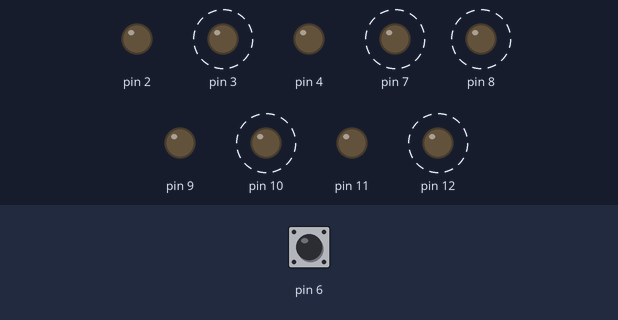
Recording of a sketch running on a simulated Arduino Uno, built with avr-gcc and run on an emulated ATmega328P. Shown: output pins drawn as LEDs (lit = HIGH). Dashed ring = blinking. The inputs (shaded band) are chosen by the test bench; at power-on: pin 6 HIGH. What the sketch prints to the serial monitor is not drawn.

Above: at 1.6 s.
1.7 s: pin 6 pulled LOW for 3.2 s
Timing chart, 0 to 13.9 s (numbered marks = the images above; inputs shaded):
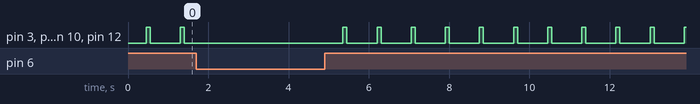

The sketch:

ArduinoUNOandLaserControl.ino
```cpp
// ***********************************************************
// Template to control the robot using a laser pointer
// by Tecnoprofesor
// ***********************************************************
int movement = 0;
boolean stop_right = false;
const int timestop = 200;
char reply[100];

void setup() {
  Serial.begin(115200);

  // Laser receptor
  pinMode(6, INPUT_PULLUP);

  // Leds
  pinMode(2,OUTPUT);
  pinMode(3,OUTPUT);
  pinMode(4,OUTPUT);
  // L293D
  pinMode(7,OUTPUT);
  pinMode(8,OUTPUT);
  pinMode(9,OUTPUT);
  pinMode(10,OUTPUT);
  pinMode(11,OUTPUT);
  pinMode(12,OUTPUT);

  digitalWrite(2,LOW);
  digitalWrite(3,LOW);
  digitalWrite(4,LOW);

}


void StopRobot() {
  // L293D
  // Stop both motors
  digitalWrite(7,LOW);
  digitalWrite(8,LOW);
  digitalWrite(9,LOW);
  digitalWrite(10,LOW);
  digitalWrite(11,LOW);
  digitalWrite(12,LOW);
  delay(timestop);
}

void loop() {

  if (digitalRead(6) == HIGH) {
    if (movement == 0) {
      reply[0] = '1';
    }
    if (movement == 1) {
      reply[0] = '3';
    }
    //end the string
    reply[1] = '\0';
    Serial.print(reply);
  } else {
    reply[0] = '\0';
    Serial.print(reply);
  }

  switch (String(reply).toInt()) {
    case 1: //Go fordward
      StopRobot();
      delay(250);
      movement = 1;
      // Leds
      digitalWrite(2,LOW);
      digitalWrite(3,HIGH);
      digitalWrite(4,LOW);
      //DesSyncMotors();
      digitalWrite(7,HIGH);
      digitalWrite(8,HIGH);
      digitalWrite(10,HIGH);
      digitalWrite(12,HIGH);
      break;
    case 3: //Stop robot
      movement = 0;
      // Leds
      digitalWrite(2,LOW);
      digitalWrite(3,LOW);
      digitalWrite(4,LOW);
      StopRobot();
      break;
  }
  delay(100);
}
```
